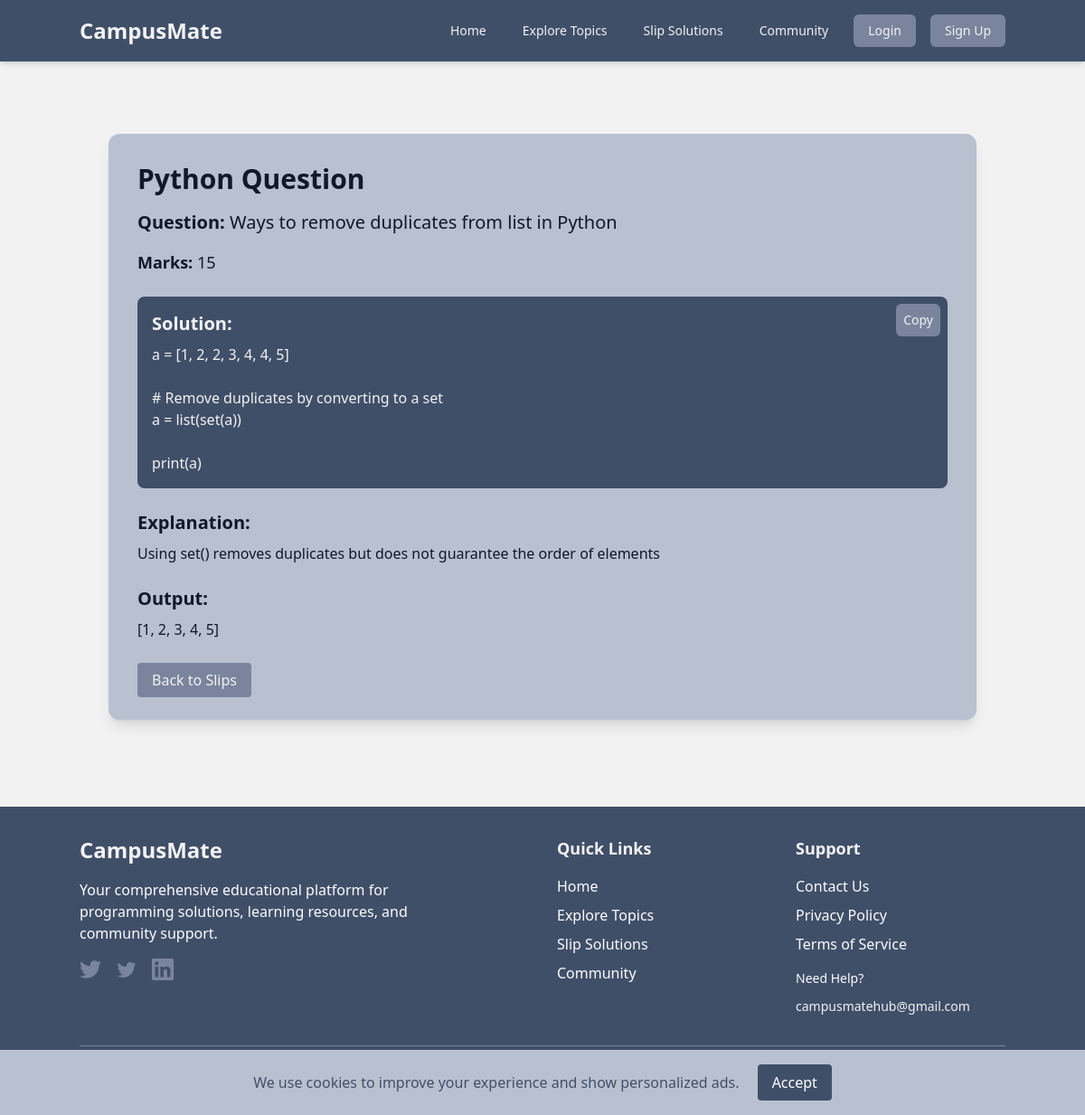
/slip/question/1/, run on the app's committed database.
### CampusMateApp/models.py (models this page shows, shortened)
class SlipQuestion(models.Model):
    slip = models.ForeignKey(Slip, on_delete=models.CASCADE, related_name='questions')
    subject = models.CharField(max_length=100)
    question_text = models.TextField()
    solution_text = models.TextField()
    explanation = models.TextField(blank=True, null=True)
    output = models.TextField(blank=True, null=True)
    marks = models.IntegerField(blank=True, null=True)
    verified = models.BooleanField(default=False)

### CampusMateApp/views.py (the view)
# urls.py: path('slip/question/<int:pk>/', views.slip_question_detail, name='slip_question_detail'),
def slip_question_detail(request, pk):
    question = get_object_or_404(SlipQuestion, pk=pk)
    return render(request, 'slip_question_detail.html', {'question': question})

### CampusMateApp/templates/slip_question_detail.html (shortened to what this page needs)
{% extends 'base.html' %}
{% block content %}
<div class="container mx-auto px-4 py-8 bg-[#F2F2F2] dark:bg-[#1a1a1a] transition-colors duration-300">
  <div class="bg-[#B9C1D0] dark:bg-[#2d2d2d] p-8 rounded-xl shadow-lg transition-colors duration-300">
    <h1 class="text-2xl md:text-3xl text-gray-900 dark:text-[#F2F2F2] font-bold mb-4 transition-colors duration-300">{{ question.subject }} Question</h1>
    <p class="text-gray-900 dark:text-[#F2F2F2] md:text-xl mb-4 transition-colors duration-300"><strong>Question:</strong> {{ question.question_text }}</p>
    {% if question.marks %}
      <p class="text-gray-900 dark:text-[#F2F2F2] md:text-lg mb-4 transition-colors duration-300"><strong>Marks:</strong> {{ question.marks }}</p>
    {% endif %}
    <div class="mt-6 relative bg-[#404F68] dark:bg-[#1a1a1a] p-4 rounded-lg shadow-inner transition-colors duration-300">
      <h2 class="text-xl font-semibold text-[#F2F2F2] mb-2">Solution:</h2>
      <button id="copySolution" class="absolute top-2 right-2 bg-[#7A859D] dark:bg-[#ffffff] dark:text-[#2d2d2d] text-[#F2F2F2] hover:bg-[#B9C1D0] dark:hover:bg-[#7A859D] p-2 rounded-md text-sm transition duration-300">
        Copy
      </button>
      <p id="solutionText" class="text-[#F2F2F2] whitespace-pre-line">{{ question.solution_text }}</p>
    </div>
    {% if question.explanation %}
      <div class="mt-6">
        <h2 class="text-xl font-semibold text-gray-900 dark:text-[#F2F2F2] mb-2 transition-colors duration-300">Explanation:</h2>
        <p class="text-gray-900 dark:text-[#F2F2F2] whitespace-pre-line transition-colors duration-300">{{ question.explanation }}</p>
      </div>
    {% endif %}
    {% if question.output %}
      <div class="mt-6">
        <h2 class="text-xl font-semibold text-gray-900 dark:text-[#F2F2F2] mb-2 transition-colors duration-300">Output:</h2>
        <p class="text-gray-900 dark:text-[#F2F2F2] whitespace-pre-line transition-colors duration-300">{{ question.output }}</p>
      </div>
    {% endif %}
    <div class="mt-8">
      <a href="{% url 'CampusMateApp:slip_solutions' %}" class="bg-[#7A859D] dark:bg-[#ffffff] dark:text-[#2d2d2d] text-[#F2F2F2] px-4 py-2 rounded hover:bg-[#404F68] dark:hover:bg-[#7A859D] transition duration-300">Back to Slips</a>
    </div>
  </div>
</div>
{% endblock %}

### data on the page
SlipQuestion: subject "Python", question_text "Ways to remove duplicates from list in Python", marks "15", solution_text "a = [1, 2, 2, 3, 4, 4, 5] # Remove duplicates by converting to a set a = list(set(a)) print(a)", explanation "Using set() removes duplicates but does not guarantee the order of elements", output "[1, 2, 3, 4, 5]"
